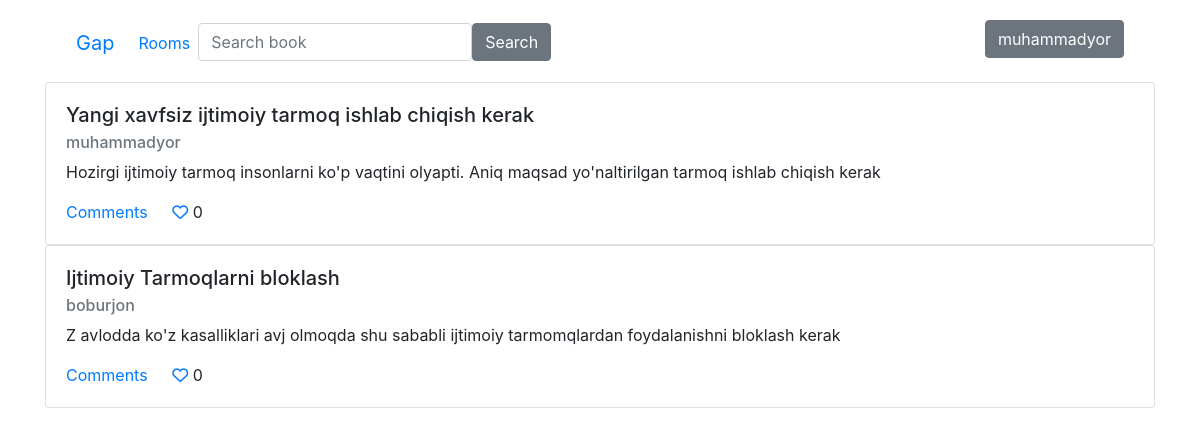
Screenshot of /gap/room/1/ (signed in) with the database file from the repository.
### apps/gap/models.py (models this page shows, shortened)
class Opinion(AbstractModel):
    room = ForeignKey(Room, CASCADE, 'opinions')
    title = CharField(max_length=256)
    body = TextField()
    author = ForeignKey(User, CASCADE, 'opinions')
    @property
    def like_count(self):
        return self.opinionlike_set.count()

### apps/gap/views.py (the view)
# urls.py: path('room/<int:pk>/', RoomDetailView.as_view(), name='room'),
class RoomDetailView(View):
    def get(self, request, pk):
        room = Room.objects.get(pk=pk)
        opinions = sorted(Opinion.objects.filter(room=room), key=lambda o: o.like_count, reverse=True)
        context = {
            "room": room,
            "opinions": opinions
        }
        return render(request, 'gap/opinions.html', context=context)

### apps/gap/templates/gap/opinions.html (shortened to what this page needs)
{% extends 'base.html' %}
{% block body %}
    {% for opinion in opinions %}
        {% include 'gap/comment-cart.html' %}
    {% endfor %}
{% endblock %}

### templates/base.html (shortened to what this page needs)
<!doctype html>
<html lang="en">
<head>
    <link rel="stylesheet" href="https://cdn.jsdelivr.net/npm/bootstrap@4.0.0/dist/css/bootstrap.min.css"
>
</head>
<body>
<div class="container">
    <nav class="navbar navbar-expand-lg bg-body-tertiary mt-1">
        <div class="container-fluid">
            <a class="navbar-brand" href="{% url 'landing_page' %}">Gap</a>
            <div class="collapse navbar-collapse" id="navbarSupportedContent">
                <ul class="navbar-nav me-auto mb-2 mb-lg-0">
                    <li class="nav-item">
                        <a class="nav-link active" aria-current="page" href="{% url 'gap:rooms' %}">Rooms</a>
                    </li>
                    <li>
                        <form action="#" method="get" class="d-flex ms-4">
                            <input type="text" class="form-control" name="q" value="{{ param }}"
                                   placeholder="Search book">
                            <button type="submit" class="btn btn-secondary">Search</button>
                        </form>
                    </li>
                </ul>
            </div>
            <div class="me-5 mt-2">
                <ul type="none" class="me-5">
                    {% if request.user.is_authenticated %}
                        <button class="btn btn-secondary">{{ request.user.username }}</button>
                    {% else %}
                        <button class="btn btn-primary">Login</button>
                    {% endif %}
                </ul>
            </div>
        </div>
    </nav>
    {% block body %}
    {% endblock %}
</div>
</body>
</html>

### apps/gap/templates/gap/comment-cart.html
<div class="card">
    <div class="card-body">
        <h5 class="card-title">{{ opinion.title }}</h5>
        <h6 class="card-subtitle mb-2 text-muted">{{ opinion.author }}</h6>
        <p class="card-text">{{ opinion.body }}</p>
        <a href="#" class="card-link">Comments</a>
        <a href="{% url 'gap:opinion-like' opinion.pk %}" class="card-link">
            {% if opinion.like_count == 0 %}
                <i class="fa-regular fa-heart"></i>
            {% else %}
                <i class="fa-solid fa-heart"></i>
            {% endif %}
        </a> <span>{{ opinion.like_count }}</span>
    </div>
</div>

### rows the page displays
Opinion: title "Yangi xavfsiz ijtimoiy tarmoq ishlab chiqish kerak", author "muhammadyor", body "Hozirgi ijtimoiy tarmoq insonlarni ko'p vaqtini olyapti. Aniq maqsad yo'naltirilgan tarmoq ishlab chiqish kerak", like_count "0"
Opinion: title "Ijtimoiy Tarmoqlarni bloklash", author "boburjon", body "Z avlodda ko'z kasalliklari avj olmoqda shu sababli ijtimoiy tarmomqlardan foydalanishni bloklash kerak", like_count "0"

### other values shown
{{ request.user.username }} "muhammadyor"
